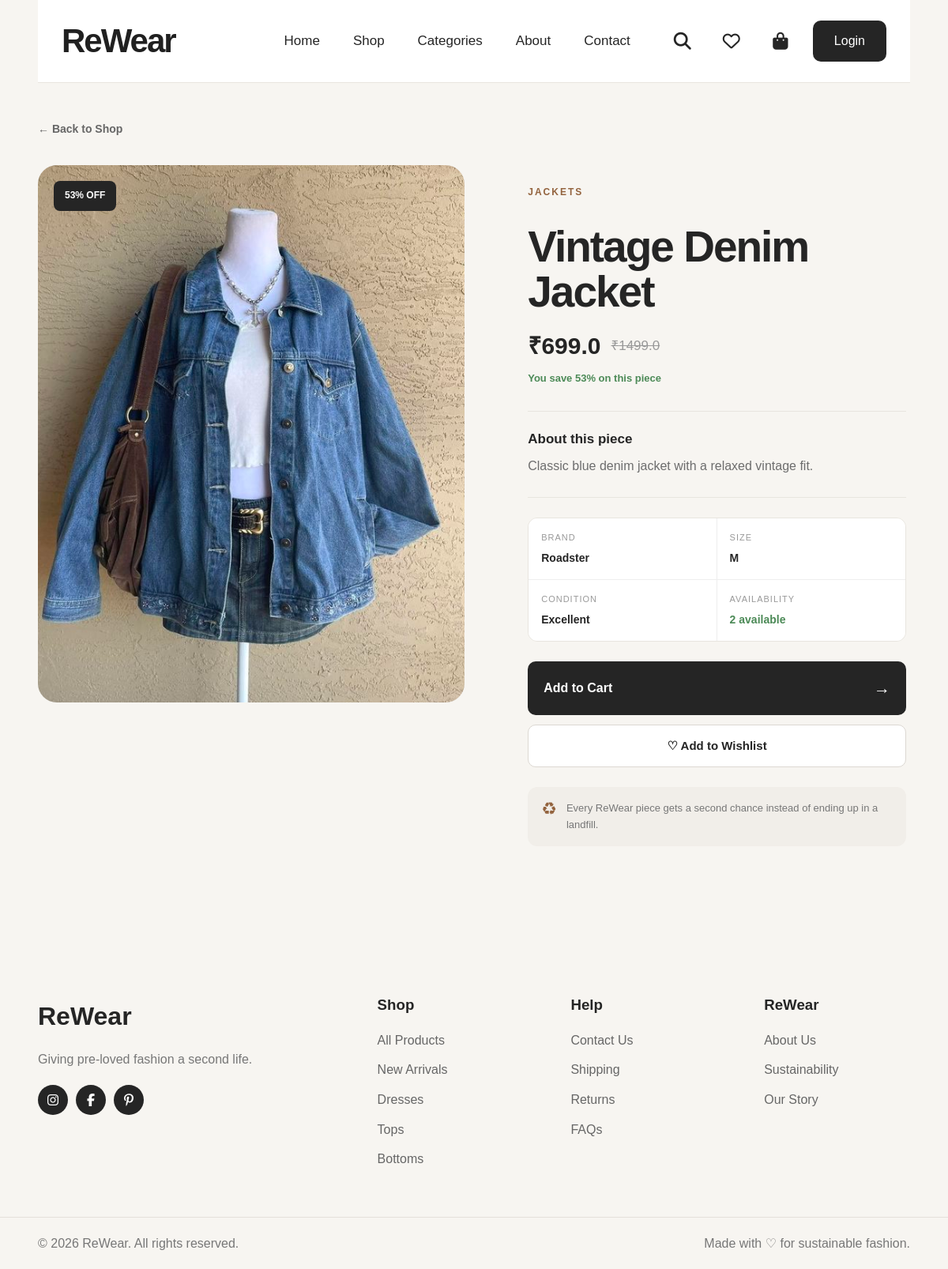
Page /product/1 on the committed database.
### models/product.py (models this page shows, shortened)
class Product(db.Model):
    __tablename__ = "products"
    id = db.Column(db.Integer, primary_key=True)
    name = db.Column(db.String(200), nullable=False)
    slug = db.Column(db.String(200), unique=True, nullable=False)
    description = db.Column(db.Text, nullable=False)
    price = db.Column(db.Float, nullable=False)
    original_price = db.Column(db.Float, nullable=True)
    size = db.Column(db.String(50), nullable=False)
    brand = db.Column(db.String(100), nullable=True)
    condition = db.Column(db.String(100), nullable=False)
    stock = db.Column(db.Integer, default=0, nullable=False)
    image_url = db.Column(db.String(500), nullable=True)
    category_id = db.Column(
        db.Integer,
        db.ForeignKey("categories.id"),
        nullable=False
    )
    category = db.relationship(
        "Category",
        back_populates="products"
    )
    order_items = db.relationship(
        "OrderItem",
        back_populates="product"
    )
    wishlist_items = db.relationship(
        "WishlistItem",
        back_populates="product"
    )
    @property
    def discount_percentage(self):
        if self.original_price and self.original_price > self.price:
            discount = (
                (self.original_price - self.price)
                / self.original_price
            ) * 100
            return round(discount)
        return 0

### models/category.py (models this page shows, shortened)
class Category(db.Model):
    __tablename__ = "categories"
    id = db.Column(db.Integer, primary_key=True)
    name = db.Column(db.String(100), unique=True, nullable=False)
    slug = db.Column(db.String(100), unique=True, nullable=False)
    products = db.relationship(
        "Product",
        back_populates="category",
        lazy=True
    )

### routes/shop.py (the view)
@shop_bp.route("/product/<int:product_id>")
def product_details(product_id):
    product = Product.query.get_or_404(product_id)
    return render_template(
        "product_details.html",
        product=product
    )

### templates/product_details.html (shortened to what this page needs)
{% extends "base.html" %}
{% block content %}
<section class="product-page">
    <div class="container">
        <a href="/shop" class="product-back">
            ← Back to Shop
        </a>
        <div class="product-detail-grid">
            <div class="product-detail-visual">
                <div class="detail-image-box">
                    <img
                        src="{{ url_for(
                            'static',
                            filename='images/' + product.image_url
                        ) }}"
                        alt="{{ product.name }}"
                        class="detail-image"
                    >
                    {% if product.discount_percentage > 0 %}
                    <span class="detail-discount">
                        {{ product.discount_percentage }}% OFF
                    </span>
                    {% endif %}
                </div>
            </div>
            <div class="product-detail-info">
                <span class="detail-category">
                    {% if product.category %}
                        {{ product.category.name }}
                    {% else %}
                        Fashion
                    {% endif %}
                </span>
                <h1 class="detail-title">
                    {{ product.name }}
                </h1>
                <div class="detail-price-row">
                    <span class="detail-price">
                        ₹{{ product.price }}
                    </span>
                    {% if product.original_price %}
                    <span class="detail-original-price">
                        ₹{{ product.original_price }}
                    </span>
                    {% endif %}
                </div>
                {% if product.discount_percentage > 0 %}
                <p class="save-text">
                    You save {{ product.discount_percentage }}% on this piece
                </p>
                {% endif %}
                <div class="detail-description-box">
                    <h3>
                        About this piece
                    </h3>
                    <p class="detail-description">
                        {{ product.description }}
                    </p>
                </div>
                <div class="detail-specs">
                    <div class="spec-item">
                        <span class="spec-label">
                            Brand
                        </span>
                        <strong>
                            {{ product.brand or "Not specified" }}
                        </strong>
                    </div>
                    <div class="spec-item">
                        <span class="spec-label">
                            Size
                        </span>
                        <strong>
                            {{ product.size or "Not specified" }}
                        </strong>
                    </div>
                    <div class="spec-item">
                        <span class="spec-label">
                            Condition
                        </span>
                        <strong>
                            {{ product.condition or "Pre-loved" }}
                        </strong>
                    </div>
                    <div class="spec-item">
                        <span class="spec-label">
                            Availability
                        </span>
                        {% if product.stock > 0 %}
                        <strong class="stock-available">
                            {{ product.stock }} available
                        </strong>
                        {% else %}
                        <strong class="stock-unavailable">
                            Out of stock
                        </strong>
                        {% endif %}
                    </div>
                </div>
                {% if product.stock > 0 %}
                <a
                    href="{{ url_for(
                        'cart.add_to_cart',
                        product_id=product.id
                    ) }}"
                    class="detail-add-cart"
                >
                    <span>
                        Add to Cart
                    </span>
                    <span>
                        →
                    </span>
                </a>
                {% else %}
                <div class="detail-out-stock">
                    This item is currently unavailable
                </div>
                {% endif %}
                <a
                    href="{{ url_for(
                        'wishlist.add_to_wishlist',
                        product_id=product.id
                    ) }}"
                    class="detail-wishlist"
                >
                    ♡
                    Add to Wishlist
                </a>
                <div class="detail-note">
                    <span>♻</span>
                    <p>
                        Every ReWear piece gets a second chance
                        instead of ending up in a landfill.
                    </p>
                </div>
            </div>
        </div>
    </div>
</section>
{% endblock %}

### static/css/style.css (style rules this page uses)
* { margin: 0; padding: 0; box-sizing: border-box; }
html { scroll-behavior: smooth; }
body { font-family: Arial, Helvetica, sans-serif; background: #f7f5f1; color: #252525; line-height: 1.6; }
a { color: inherit; text-decoration: none; }
img { max-width: 100%; display: block; }
.container { width: min(92%, 1660px); margin: 0 auto; }
h1, h2, h3 { line-height: 1.2; }
.product-detail-info { padding-top: 30px; }
.product-detail-info h1 { font-size: 55px; margin: 15px 0; }
.product-page { padding: 45px 0 100px; }
.product-back { display: inline-flex; align-items: center; margin-bottom: 35px; color: #666; font-size: 14px; font-weight: 600; transition: 0.2s ease; }
.product-detail-grid { display: grid; grid-template-columns: minmax(0, 1.05fr) minmax(0, 0.95fr); gap: 75px; align-items: start; }
.product-detail-visual { position: relative; }
.detail-image-box { position: relative; overflow: hidden; background: #eee; border-radius: 24px; }
.detail-image { width: 100%; height: 680px; display: block; object-fit: cover; transition: transform 0.5s ease; }
.detail-discount { position: absolute; top: 20px; left: 20px; padding: 9px 14px; background: #252525; color: white; border-radius: 8px; font-size: 12px; font-weight: 700; }
.product-detail-info { padding: 20px 5px; }
.detail-category { display: inline-block; margin-bottom: 15px; color: #93633e; font-size: 12px; font-weight: 800; text-transform: uppercase; letter-spacing: 2px; }
.detail-title { margin: 0 0 20px; color: #252525; font-size: clamp(38px, 4vw, 60px); line-height: 1.05; letter-spacing: -2px; }
.detail-price-row { display: flex; align-items: center; gap: 13px; margin-bottom: 7px; }
.detail-price { color: #252525; font-size: 30px; font-weight: 800; }
.detail-original-price { color: #999; font-size: 17px; text-decoration: line-through; }
.save-text { margin: 0 0 30px; color: #4c8a57; font-size: 13px; font-weight: 600; }
.detail-description-box { padding: 25px 0; border-top: 1px solid #e8e5df; border-bottom: 1px solid #e8e5df; }
.detail-description-box h3 { margin: 0 0 10px; color: #252525; font-size: 17px; }
.detail-description { margin: 0; color: #6d6d6d; font-size: 16px; line-height: 1.75; }
.detail-specs { display: grid; grid-template-columns: 1fr 1fr; margin: 25px 0; border: 1px solid #e8e5df; border-radius: 12px; overflow: hidden; }
.spec-item { display: flex; flex-direction: column; gap: 5px; padding: 16px; background: #fff; border-bottom: 1px solid #eee; }
.spec-item:nth-child(odd) { border-right: 1px solid #eee; }
.spec-item:nth-child(3), .spec-item:nth-child(4) { border-bottom: none; }
.spec-label { color: #999; font-size: 11px; text-transform: uppercase; letter-spacing: 1px; }
.spec-item strong { color: #252525; font-size: 14px; }
.stock-available { color: #4c8a57 !important; }
.detail-add-cart { display: flex; align-items: center; justify-content: space-between; width: 100%; padding: 17px 20px; background: #252525; color: white; border-radius: 10px; font-size: 16px; font-weight: 700; transition: 0.2s ease; }
.detail-add-cart span:last-child { font-size: 21px; }
.detail-wishlist { display: flex; align-items: center; justify-content: center; gap: 8px; width: 100%; margin-top: 12px; padding: 14px; background: white; border: 1px solid #dcd8d2; border-radius: 10px; color: #252525; font-size: 15px; font-weight: 600; transition: 0.2s ease; }
.detail-note { display: flex; align-items: flex-start; gap: 12px; margin-top: 25px; padding: 17px; border-radius: 12px; background: #f1eee9; }
.detail-note span { color: #93633e; font-size: 22px; line-height: 1; }
.detail-note p { margin: 0; color: #777; font-size: 13px; line-height: 1.6; }

### rows in the picture
Product: image_url (picture), discount_percentage "53", name "Vintage Denim Jacket", price "699.0", original_price "1499.0", description "Classic blue denim jacket with a relaxed vintage fit.", brand "Roadster", size "M", condition "Excellent", stock "2"
Category: category.name "JACKETS"
